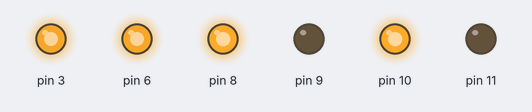
Bench run of a sketch on a simulated Arduino Uno, built with avr-gcc and run on an emulated ATmega328P. On the bench: output pins drawn as LEDs (lit = HIGH).

Above: at 0.1 s.
Timing chart, 0 to 1.6 s (numbered marks = the images above):
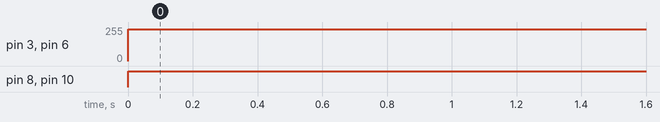

The sketch:

MOTOR_TEST__2019_01_13_16_15_23_UTC_.ino
```cpp
#include <SoftwareSerial.h>
int x=240;
int y=240;

void setup() {
  Serial.begin(9600);
  pinMode(11, OUTPUT);
  pinMode(10, OUTPUT);
  pinMode(9, OUTPUT);
  pinMode(8, OUTPUT);
  pinMode(6, OUTPUT);
  pinMode(3, OUTPUT);
}

void loop()
{

//  if(Serial.available())
//  {
//    char a=Serial.read();
//    Serial.println(a);
//
//
//if (a == 'L') {
//      analogWrite(6, x);
//      analogWrite(3, y);
//
//      digitalWrite(11, HIGH);
//      digitalWrite(10, LOW);
//      digitalWrite(9, HIGH);
//      digitalWrite(8, LOW);
//    }
//
//    if (a == 'G') {
//      analogWrite(6, 100);
//      analogWrite(3, y);
//
//      digitalWrite(11, HIGH);
//      digitalWrite(10, LOW);
//      digitalWrite(9, HIGH);
//      digitalWrite(8, LOW);
//    }
//
//    if (a == 'B') {
//      analogWrite(6, x);
//      analogWrite(3, y);
//      digitalWrite(11, LOW);
//      digitalWrite(10, HIGH);
//      digitalWrite(9, HIGH);
//      digitalWrite(8, LOW);
//    }
//
//    if (a == 'F') {
//      analogWrite(6, x);
//      analogWrite(3, y);
//      digitalWrite(11, HIGH);
//      digitalWrite(10, LOW);
//      digitalWrite(9, LOW);
//      digitalWrite(8, HIGH);
//    }
//    if (a == 'R') {
      analogWrite(6, x);
      analogWrite(3, y);

      digitalWrite(11, LOW);
      digitalWrite(10, HIGH);
      digitalWrite(9, LOW);
      digitalWrite(8, HIGH);
//    }
//
//        if (a == 'I') {
//      analogWrite(6, x);
//      analogWrite(3, 100);
//
//      digitalWrite(11, LOW);
//      digitalWrite(10, HIGH);
//      digitalWrite(9, LOW);
//      digitalWrite(8, HIGH);
//    }
//    if (a == 'S') {
//      analogWrite(6, x);
//      analogWrite(3, y);
//      digitalWrite(11, LOW);
//      digitalWrite(10, LOW);
//      digitalWrite(9, LOW);
//      digitalWrite(8, LOW);
//    }
//
//  }
    }
```

Measured:
- by itself, pin 3, pin 6: 0/255 → 240/255 at 0.00 s
- by itself, pin 8, pin 10: LOW → HIGH at 0.00 s
